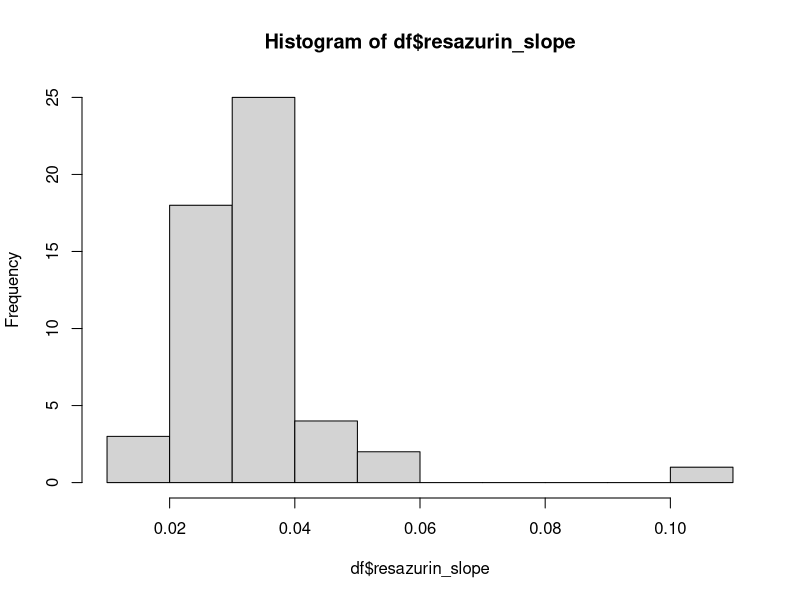
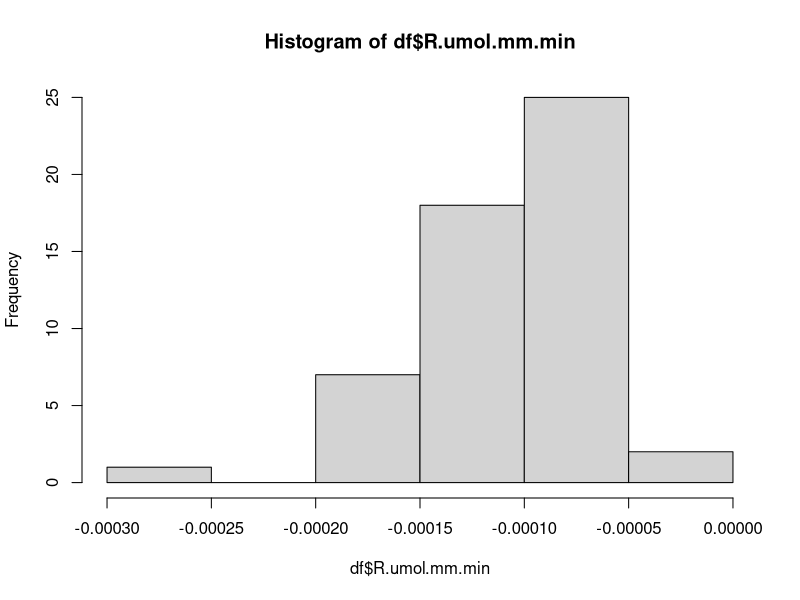
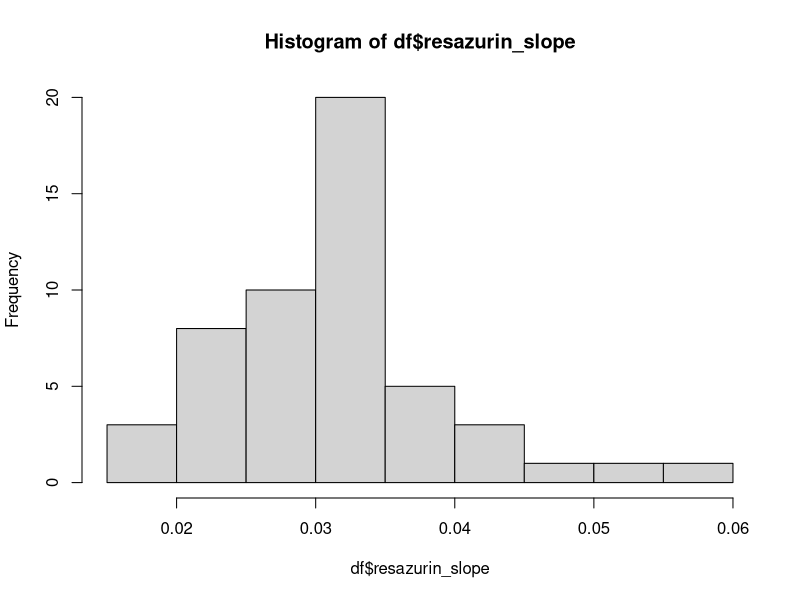
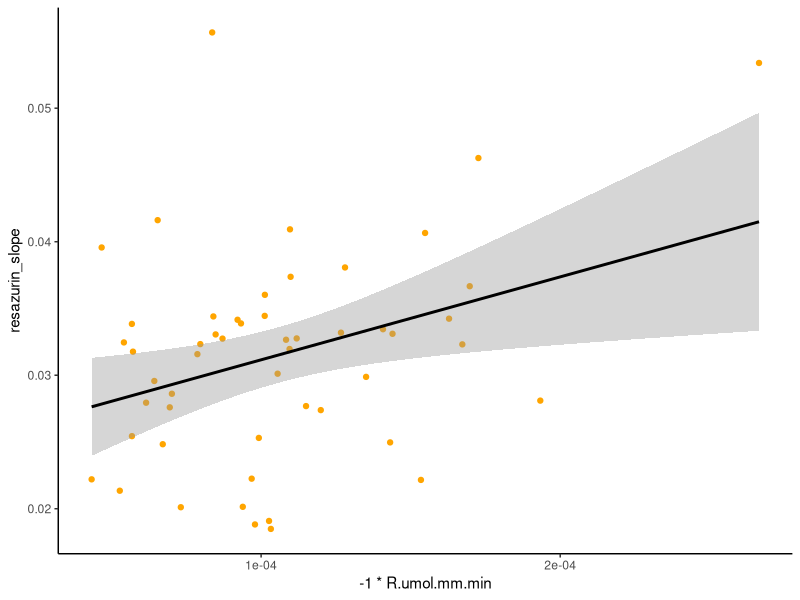

Write the R code that produced these figures, in order.
## ---- chunk 1
knitr::opts_chunk$set(echo = TRUE, warning = FALSE, message = FALSE)
## ---- chunk 2
library(tidyverse)
library(lme4)
library(lmerTest)
library(emmeans)
library(ggplot2)
## ---- chunk 3
resp<-read_csv(file="output/oxygen-correlation/extracted_oxygen_rates.csv")

resazurin<-read_csv(file="output/oxygen-correlation/resazurin_oyster_metrics.csv")

df<-left_join(resp, resazurin)%>%rename(resazurin_slope=slope, resazurin_total=value)

head(df)
## ---- chunk 4
hist(df$resazurin_slope)
hist(df$R.umol.mm.min)
## ---- chunk 5
df<-df%>%
  filter(resazurin_slope<0.08)

hist(df$resazurin_slope)
## ---- chunk 6
plot1<-df%>%
  
  ggplot(aes(x=-1*R.umol.mm.min, y=resazurin_slope))+
  geom_point(color="orange")+
  geom_smooth(method="lm", color="black")+
  theme_classic(); plot1
## ---- chunk 7
cor.test(df$R.umol.mm.min, df$resazurin_slope)
